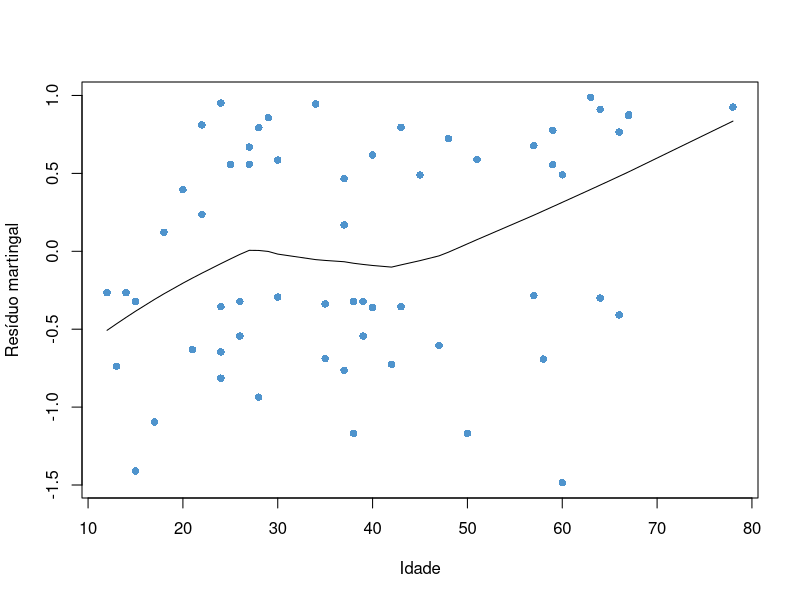
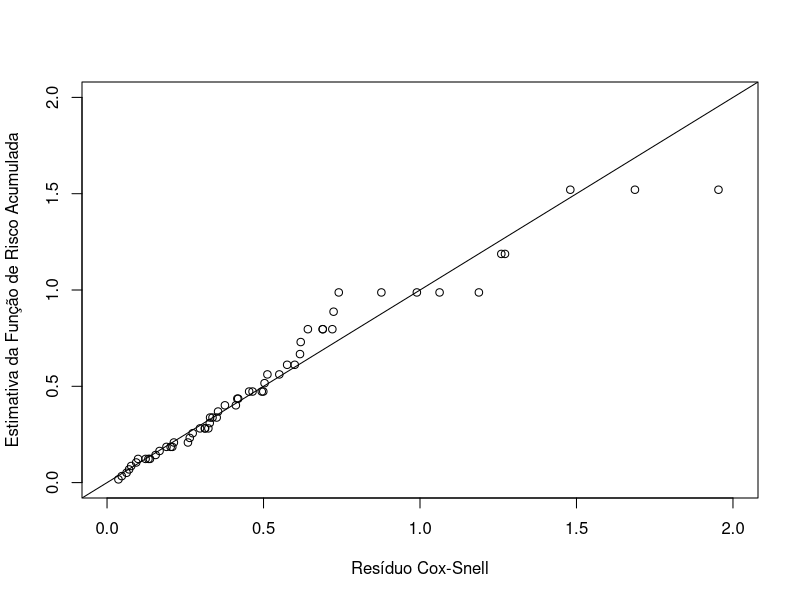

These figures' R source, in order:
## ---- chunk 1
knitr::opts_chunk$set(warning=FALSE, 
                      # fig.dim = c(5,5),
                      # out.height = '40%',
                      # fig.align = 'center',
                      message=FALSE
                      )

library(tidyverse)
library(ggplot2)
library(knitr)
library(readr)
library(dplyr)


## ---- chunk 2
# QUESTAO 5 ----
# QUESTAO 5a ----
library(survival)
library(survminer)
library(readxl)

q5 = read_excel('data/Lista4_Hodgkins.xlsx')
q5$sex = as.factor(q5$sex)
q5$stage = as.factor(q5$stage)
q5$hist = as.factor(q5$hist)
q5
## ---- chunk 3
q5_cox_a = coxph(Surv(survivaltime, dead)~sex+stage+hist, data = q5)
summary(q5_cox_a)
## ---- chunk 4
plot(q5$age, resid(q5_cox_a), xlab = 'Idade', 
     ylab = 'Resíduo martingal', pch = 16, col = 'steelblue3')
smooth = lowess(q5$age, resid(q5_cox_a), iter = 1)
lines(smooth)
## ---- chunk 5
q5_cox_b = coxph(Surv(survivaltime, dead)~sex+stage+hist+age, data = q5)
summary(q5_cox_b)
## ---- chunk 6
q5_cox_c_age = coxph(Surv(survivaltime, dead)~sex+stage+hist, data = q5)
anova(q5_cox_b, q5_cox_c_age)
## ---- chunk 7
q5_cox_c_sex = coxph(Surv(survivaltime, dead)~age+stage+hist, data = q5)
anova(q5_cox_b, q5_cox_c_sex)
## ---- chunk 8
q5_cox_c_stage = coxph(Surv(survivaltime, dead)~age+sex+hist, data = q5)
anova(q5_cox_b, q5_cox_c_stage)
## ---- chunk 9
q5_cox_c_hist = coxph(Surv(survivaltime, dead)~age+stage+sex, data = q5)
anova(q5_cox_b, q5_cox_c_hist)
## ---- chunk 10
q5_cox = coxph(Surv(survivaltime, dead)~age+stage, data = q5)
summary(q5_cox)
## ---- chunk 11
# 5.c
q5$cox_snell = - (resid(q5_cox) - q5$dead)
q5_cox_snell = coxph(Surv(cox_snell, dead)~1, data = q5)
q5_base = basehaz(q5_cox_snell, centered = FALSE)
plot(q5_base$time, q5_base$hazard, xlab = 'Resíduo Cox-Snell' ,
     ylab = 'Estimativa da Função de Risco Acumulada', xlim = c(0,2), ylim = c(0,2))
abline(0,1)
